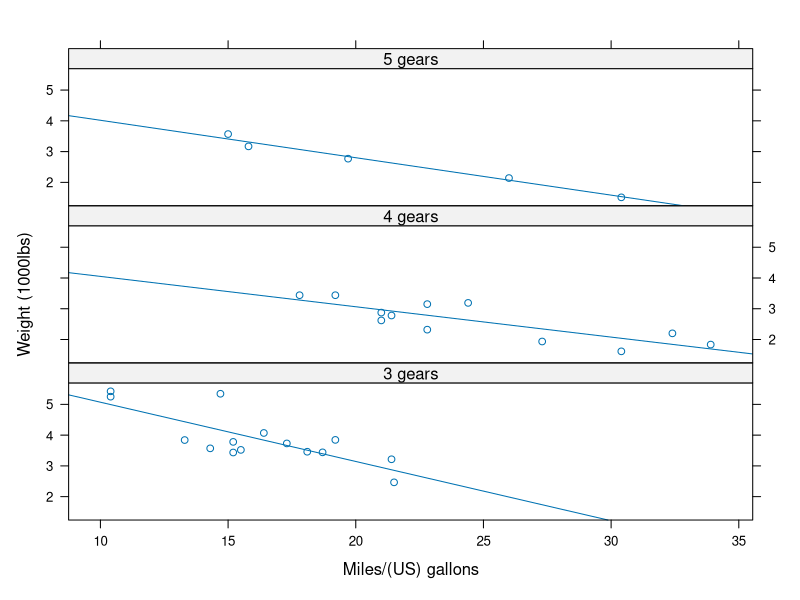

Source code (R):
library(lattice)

input <- mtcars[,c('wt','mpg','hp','gear','cyl')]

gear.f <- factor(input$gear,
                 levels = c(3,4,5),
                 labels = c("3 gears","4 gears","5 gears"))

cyl.f <- factor(input$cyl,
                levels=c(4,6,8),
                labels=c("4 cyl","6 cyl","8 cyl")) 

xyplot(wt~mpg | gear.f,
       data=input,
       type = c("p", "r"),
       xlab = "Miles/(US) gallons",
       ylab = "Weight (1000lbs)",
       layout = (c(1,3)))
